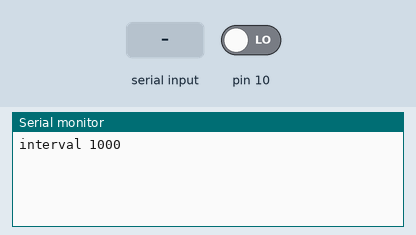
The sketch below on a simulated Arduino Uno, built with avr-gcc and run on an emulated ATmega328P. On the bench: the last lines printed to the serial monitor. The inputs (shaded band) are chosen by the test bench; at power-on: pin 10 LOW.

Above: at 1.2 s.
1.3 s: "p" received over Serial
At 1.9 s:
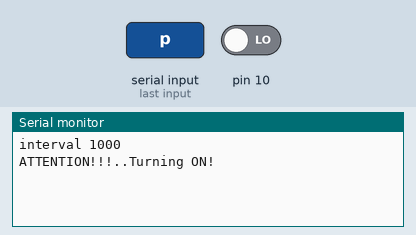
2.8 s: "+" received over Serial
At 3.7 s:
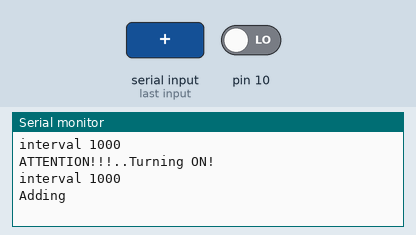
4.3 s: "-" received over Serial
At 4.9 s:
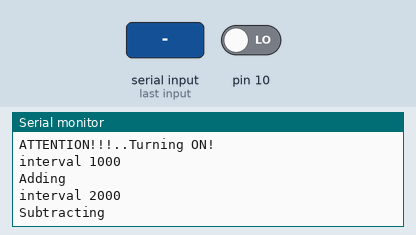
5.8 s: "-" received over Serial
At 7.2 s:
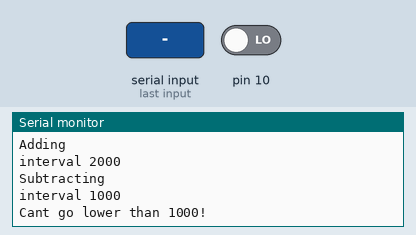

Measured:
- after the input at 1.3 s, the serial monitor: prints a new line at once (image 1)
- after the input at 2.8 s, the serial monitor: prints a new line at once (image 2)
- after the input at 4.3 s, the serial monitor: prints a new line at once (image 3)
- after the input at 5.8 s, the serial monitor: prints a new line at once (image 4)

The sketch:

serial_add.ino
```cpp
int ledState = LOW;             // ledState used to set the LED
long previousMillis = 0;        // will store last time LED was updated

// the follow variables is a long because the time, measured in miliseconds,
// will quickly become a bigger number than can be stored in an int.

long interval = 1000;
int adding = 1;

char incoming_char=0;
void setup() {
  // put your setup code here, to run once:
  Serial.begin(19200);
}

void loop() {
  if (interval==0){
    interval = 1000;
  }
  unsigned long currentMillis = millis();
  if(currentMillis - previousMillis > interval) {
    // save the last time you blinked the LED
    previousMillis = currentMillis;
    Serial.print("interval ");
    Serial.println(interval);
  }
  if (Serial.available() >0){
    incoming_char=Serial.read();
    if ((incoming_char=='p')&& (digitalRead(10)==HIGH)){
      Serial.println("ATTENTION!!!..Turning OFF!");
      //power_off();
      return;
    }
    else  if ((incoming_char=='p')&& (digitalRead(10)==LOW)){
      Serial.println("ATTENTION!!!..Turning ON!");
      //power_on();
      return;
    }
    if (incoming_char=='s'){
      //Message();
    }
    if (incoming_char=='+'){
      adding++;
      interval = adding*1000;
      Serial.println("Adding ");
    }
    if (incoming_char=='-'){
      adding--;
      if (interval==1000){
        Serial.println("Cant go lower than 1000! ");
      }
      else
        Serial.println("Subtracting ");
      interval = adding*1000;
      adding--;
    }
  }
}
```
